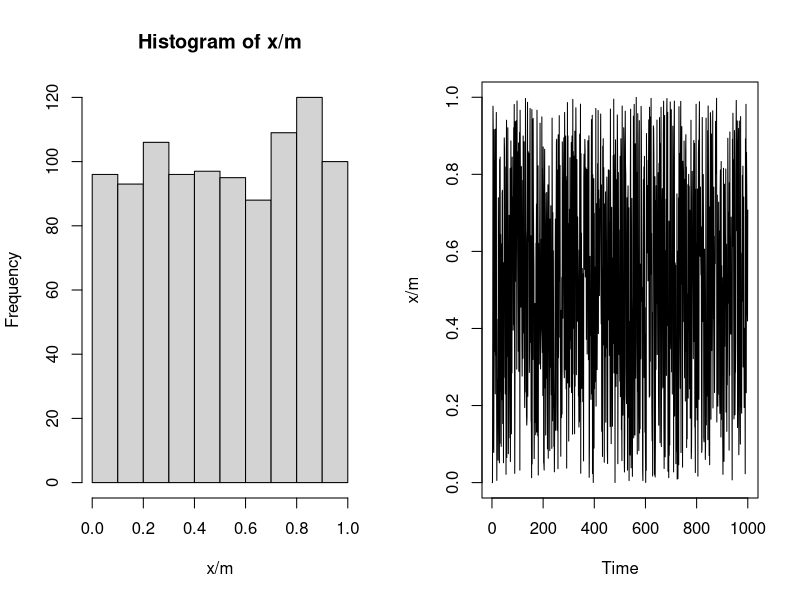
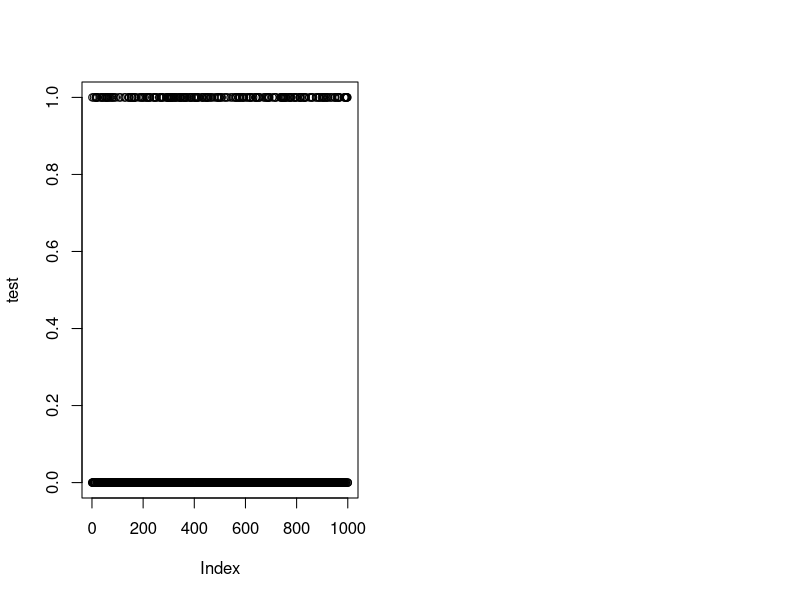

Recreate these plots in R, in order.

###########################################
## Pseudo-random number generation
## using multiple congruential method
###########################################
m <-   2^(31) - 1
a <-   7^5
x <- numeric(length = 1e3)
x[1] <-   3
for(i in 2:1e3)
{
  x[i] <- (a * x[i-1]) %% m
}

c <- 13
for(i in 2: 1e3)
{
  x[i] <- (a*x[i-1] + c)%%m
}

# We will visualize using histograms (for testing uniformity)
# and trace plots (for checking independence)
par(mfrow = c(1,2))
hist(x/m) # looks close to uniformly distributed
plot.ts(x/m) # look like it's jumping around too

myBern <- function(p)
{
  x <- runif(1)
  if(x < 1-p)return(0)
  else return(1)
}
p <- 0.25
test <- numeric(length = 1e3)
for(i in 1:1e3)test[i] = myBern(p)
## or simply
out <- replicate(1e3, myBern(p))
test
plot(test)
sum(test)/length(test)
mean(out)


mySample <- function(x, size = 1, prob = rep(1/length(x), length(x)))
{
  myvec <- numeric(length = size)
  for(j in 1:size)
  {
    t <- runif(1)
    i <- 1
    sum <- prob[1]
    while(i <= length(x) && t > sum)
    {
      i <- i + 1
      sum <- sum + prob[i]
    }
    myvec[j] = x[i]
  }
  
  return(myvec)
}
mySample(x = c(3,6,9), size = 1, prob = c(.3, .4, .3))
samples <- mySample(x = c(3,6,9), size = 1e4, prob = c(.3, .4, .3))
table(samples)/1e4
